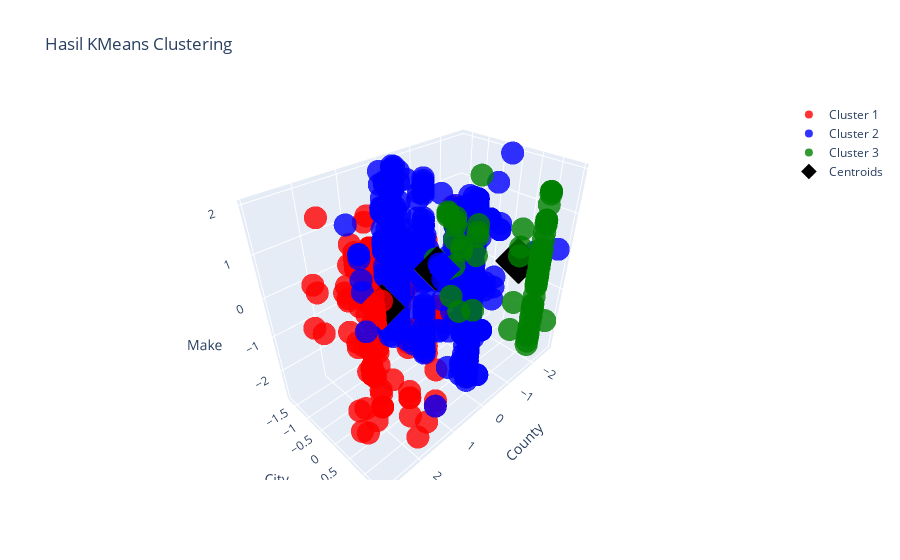

Notebook source saved alongside this figure:
### Code cell
trace1 = go.Scatter3d(
    x=df_T[y_kmeans == 0].iloc[:, 0],
    y=df_T[y_kmeans == 0].iloc[:, 1],
    z=df_T[y_kmeans == 0].iloc[:, 3],
    mode='markers',
    marker=dict(size=8, color='red', opacity=0.8),
    name='Cluster 1'
)

trace2 = go.Scatter3d(
    x=df_T[y_kmeans == 1].iloc[:, 0],
    y=df_T[y_kmeans == 1].iloc[:, 1],
    z=df_T[y_kmeans == 1].iloc[:, 3],
    mode='markers',
    marker=dict(size=8, color='blue', opacity=0.8),
    name='Cluster 2'
)

trace3 = go.Scatter3d(
    x=df_T[y_kmeans == 2].iloc[:, 0],
    y=df_T[y_kmeans == 2].iloc[:, 1],
    z=df_T[y_kmeans == 2].iloc[:, 3],
    mode='markers',
    marker=dict(size=8, color='green', opacity=0.8),
    name='Cluster 3'
)

# Scatter plot untuk menampilkan centroid dari K-Means
centroids = go.Scatter3d(
    x=kmeansmodel.cluster_centers_[:, 0],
    y=kmeansmodel.cluster_centers_[:, 1],
    z=kmeansmodel.cluster_centers_[:, 3],
    mode='markers',
    marker=dict(size=12, color='black', symbol='diamond', opacity=1),
    name='Centroids'
)

# Membuat layout
layout = go.Layout(
    title='Hasil KMeans Clustering',
    scene=dict(
        xaxis_title='County',
        yaxis_title='City',
        zaxis_title='Make'
    ),
    showlegend=True
)

# Menggabungkan semua trace
fig = go.Figure(data=[trace1, trace2, trace3, centroids], layout=layout)

# Menampilkan plot interaktif
fig.show()

### Figure 1 — Plotly figure (JSON) as saved in the notebook; plotly's stock layout.template omitted (floating-point values rounded to 4 significant figures; data arrays with more than 128 entries replaced by an {"elided": "..."} marker saying what was removed)
{"data": [{"marker": {"color": "red", "opacity": 0.8, "size": 8}, "mode": "markers", "name": "Cluster 1", "type": "scatter3d", "x": {"elided": "184 float values"}, "y": {"elided": "184 float values"}, "z": {"elided": "184 float values"}}, {"marker": {"color": "blue", "opacity": 0.8, "size": 8}, "mode": "markers", "name": "Cluster 2", "type": "scatter3d", "x": {"elided": "727 float values"}, "y": {"elided": "727 float values"}, "z": {"elided": "727 float values"}}, {"marker": {"color": "green", "opacity": 0.8, "size": 8}, "mode": "markers", "name": "Cluster 3", "type": "scatter3d", "x": [-2.627, -2.016, -2.016, -2.016, -2.016, -1.71, -2.016, -2.016, -2.016, -2.016, -2.016, -2.016, -2.016, -2.016, -2.016, -2.016, -2.016, -2.016, -2.016, -2.016, -2.016, -2.016, -2.016, -2.016, -2.016, -2.016, -1.71, -2.016, -1.71, -2.016, -2.016, -2.016, -2.016, -2.016, -2.016, -2.016, -2.016, -2.016, -2.016, -1.71, -2.016, -2.016, -2.016, -1.71, -2.016, -2.016, -2.016, -2.016, -2.016, -2.016, -2.016, -2.016, -2.016, -2.016, -2.016, -2.016, -1.71, -2.016, -2.016, -2.016, -2.016, -2.016, -2.016, -2.016, -2.016, -2.016, -2.016, -1.71, -2.016, -2.016, -2.016, -1.71, -2.016, -2.016, -2.016, -2.016, -2.016, -2.016, -2.016, -2.016, -2.016, -2.016, -1.71, -2.016, -2.016, -2.016, -2.016, -2.016, -2.016], "y": [1.336, -0.5209, 1.268, 1.268, 1.268, -0.2846, 1.268, 1.268, 1.268, 1.268, -1.264, 0.7281, 1.268, 1.268, 1.268, 1.268, 1.268, 1.268, 1.268, 1.268, 1.268, 1.268, 1.268, 1.268, 1.268, 1.268, -0.7572, 1.268, -0.7572, 1.268, 1.268, -1.534, 1.268, 0.7281, 1.268, 1.268, -1.264, 1.268, 1.268, -0.2846, 1.268, -1.264, 1.268, -1.23, 1.268, 1.268, 1.268, 1.268, -1.331, 1.268, 1.268, 1.268, -1.534, 1.268, 1.268, -0.5209, -0.2846, 1.268, 1.268, 1.268, 1.268, 1.268, 1.268, 1.268, 1.268, 0.7281, 0.7281, -1.669, 1.268, 1.268, -1.534, -0.2846, -1.264, 1.268, 1.268, 1.268, 1.268, 1.268, 1.268, -1.264, 0.7281, 1.268, -0.7572, 1.268, 1.268, 1.268, 1.268, 1.268, 1.268], "z": [-2.003, -2.351, 0.2637, 0.08937, -1.538, 1.658, -0.1431, -1.363, -0.6661, 0.7286, 0.08937, -2.293, 0.08937, 0.961, -2.177, 0.2637, -0.3755, 0.08937, 0.2637, -2.467, -0.02685, -0.02685, -0.5498, -1.886, 0.08937, 0.5543, -2.351, -0.02685, -0.4336, -0.9566, -0.3174, 0.2637, -0.4336, 0.6124, 0.08937, 0.2637, -0.02685, -1.654, 0.1475, 0.1475, -0.02685, 0.2056, 1.658, -1.189, -0.08496, -0.4336, 0.2637, 0.2637, -2.293, -0.608, 1.019, -0.02685, 0.1475, 0.08937, 0.2637, 0.2637, 0.2637, 0.08937, -1.189, 1.658, 0.2637, 0.08937, -2.351, 0.08937, -2.119, -0.08496, 0.1475, -1.073, 1.658, 0.9029, 0.2056, -0.3755, -1.247, 0.08937, 1.6, -1.247, 0.08937, 0.2637, 0.3218, -0.4336, -1.422, 1.368, -0.3174, 0.2637, 1.019, 1.019, 0.2637, 0.2637, 0.2637]}, {"marker": {"color": "black", "opacity": 1, "size": 12, "symbol": "diamond"}, "mode": "markers", "name": "Centroids", "type": "scatter3d", "x": [1.557, -0.1503, -1.992], "y": [0.06673, -0.1067, 0.7334], "z": [0.008209, 0.02207, -0.1973]}], "layout": {"scene": {"xaxis": {"title": {"text": "County"}}, "yaxis": {"title": {"text": "City"}}, "zaxis": {"title": {"text": "Make"}}}, "showlegend": true, "title": {"text": "Hasil KMeans Clustering"}}}
